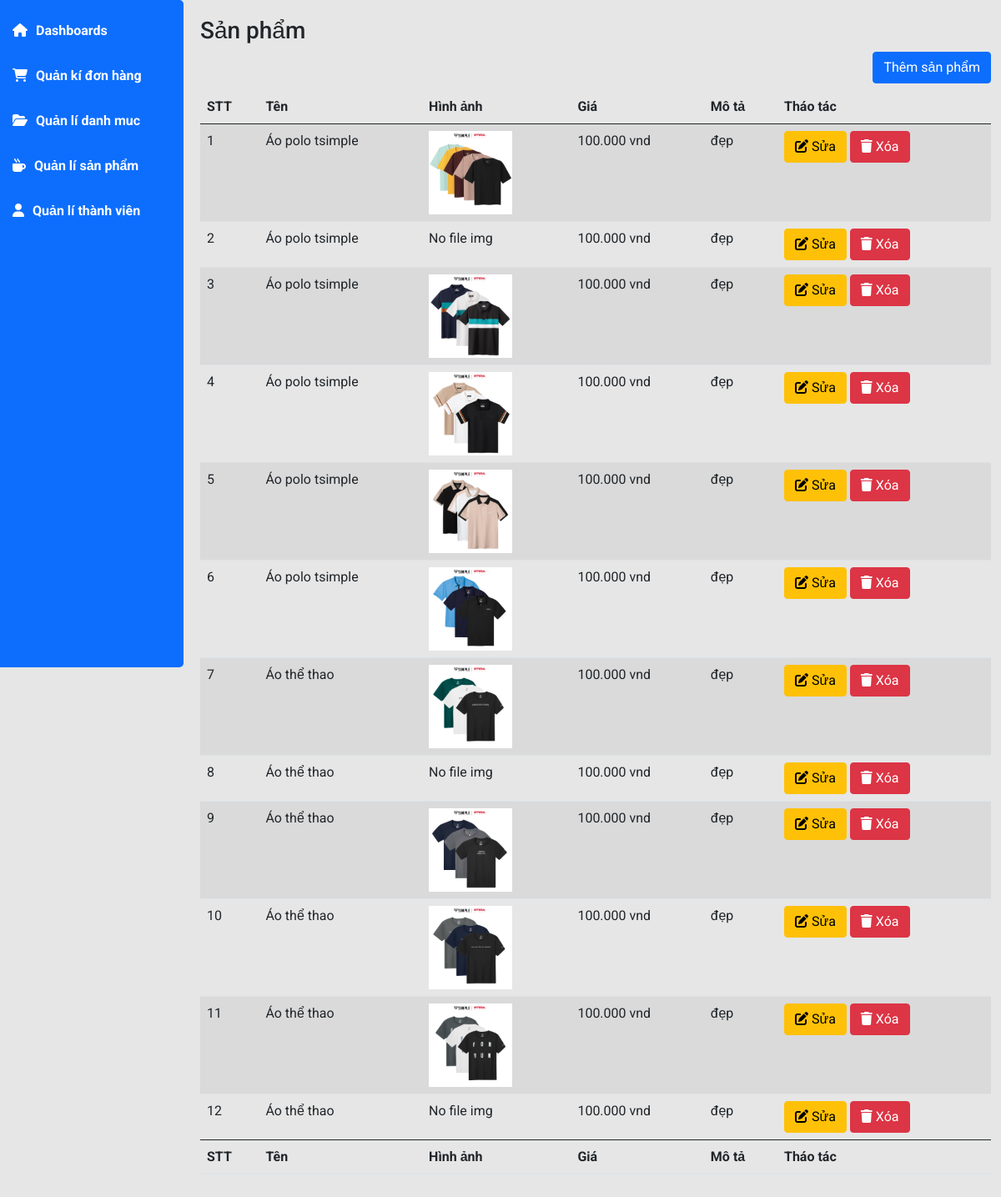
Page /admin/index.php?act=sanphamlist on the committed database.
### tables this page shows
CREATE TABLE `sanpham` (
  `id` int(11) NOT NULL,
  `name` varchar(255) NOT NULL,
  `img` varchar(255) NOT NULL,
  `price` varchar(255) NOT NULL,
  `mota` varchar(255) NOT NULL,
  `iddm` int(11) NOT NULL
);

### model/pdo.php (called while the page is built, shortened)
<?php
function pdo_get_connection(){
    $dburl = "mysql:host=localhost;dbname=duan1;charset=utf8";
    $username = 'root';
    $password = '';
    $conn = new PDO($dburl, $username, $password);
    $conn->setAttribute(PDO::ATTR_ERRMODE, PDO::ERRMODE_EXCEPTION);
    return $conn;
}
function pdo_query($sql){
    $sql_args = array_slice(func_get_args(), 1);
    try{
        $conn = pdo_get_connection();
        $stmt = $conn->prepare($sql);
        $stmt->execute($sql_args);
        $rows = $stmt->fetchAll();
        return $rows;
    }
    catch(PDOException $e){
        throw $e;
    }
    finally{
        unset($conn);
    }
}

### model/sanpham.php (called while the page is built, shortened)
<?php
function loadall_sanpham1($keyw="",$iddm=0){
    $sql="select * from sanpham where 1";
    $sql.=" order by id desc";
    $listsanpham=pdo_query($sql);
    return  $listsanpham;
}

### admin/view/sanphamlist.php (the view, shortened to what this page needs)
<div class="main-content">
    <h3 class="title-page">Sản phẩm</h3>
    <div class="d-flex justify-content-end">
        <a href="index.php?act=sanphamadd" class="btn btn-primary mb-2"
        >Thêm sản phẩm</a
        >
    </div>
    <table id="example" class="table table-striped" style="width: 100%">
        <thead>
        <tr>
            <th>STT</th>
            <th>Tên</th>
            <th>Hình ảnh</th>
            <th>Giá</th>
            <th>Mô tả</th>
            <th>Tháo tác</th>
        </tr>
        </thead>
        <tbody>
         <?php
         $i=1;
         foreach ($sanphamlist as $sanpham){
             extract($sanpham);
             $hinhpath="../img/" .$img;
             if(is_file($hinhpath)){
                 $hinhpath="<img src ='".$hinhpath."' width='100px' height='100px'";
             }else{
                 $hinhpath="No file img";
             }
             echo '  <tr>
            <td>'.$i.'</td>
            <td>'.$name.'</td>
            <td>'.$hinhpath.'</td>
            <td>'.$price.'</td>
            <td>'.$mota.'</td>
            <td>
                <a href="#" class="btn btn-warning"
                ><i class="fa-solid fa-pen-to-square"></i> Sửa</a
                >
                <a href="#" class="btn btn-danger"
                ><i class="fa-solid fa-trash"></i> Xóa</a
                >
            </td>
        </tr>';
             $i++;
         }
         ?>
        </tbody>
        <tfoot>
        <tr>
            <th>STT</th>
            <th>Tên</th>
            <th>Hình ảnh</th>
            <th>Giá</th>
            <th>Mô tả</th>
            <th>Tháo tác</th>
        </tr>
        </tfoot>
    </table>
</div>
</div>
</div>

### admin/view/header.php (shortened to what this page needs)
<!DOCTYPE html>
<html lang="en">
<head>
    <link href="https://cdn.jsdelivr.net/npm/bootstrap@5.0.2/dist/css/bootstrap.min.css" rel="stylesheet"
>
    <link rel="stylesheet" href="layout/assets/css/main.css">
</head>
<body>
    <div class="container-fluid main-page">
        <div class="app-main">
            <nav class="sidebar bg-primary">
                <ul>
                    <li>
                        <a href="index.php"><i class="fa-solid fa-house ico-side"></i>Dashboards</a>
                    </li>
                    <li>
                        <a href="../layout/order.html"><i class="fa-solid fa-cart-shopping ico-side"></i>Quản kí đơn hàng</a>
                    </li>
                    <li>
                        <a href="../layout/caterogies.html"><i class="fa-solid fa-folder-open ico-side"></i>Quản lí danh muc</a>
                    </li>
                    <li>
                        <a href="index.php?act=sanphamlist"><i class="fa-solid fa-mug-hot ico-side"></i>Quản lí sản phẩm</a>
                    </li>
                    <li>
                        <a href="../layout/user.html"><i class="fa-solid fa-user ico-side"></i>Quản lí thành viên</a>
                    </li>
                </ul>
            </nav>

### admin/index.php (shortened to what this page needs)
<?php
include "../model/pdo.php";
include "../model/sanpham.php";
include "view/header.php";
if (isset($_GET['act'])) {
    $act = $_GET['act'];
    switch ($act) {
        case'sanphamlist':
            $sanphamlist = loadall_sanpham1("",0);
            include "view/sanphamlist.php";
            break;
    }
}else{
    include "view/home.php";
}
    include "view/footer.php";
?>

### admin/view/footer.php
</body>
</html>

### admin/layout/assets/css/main.css (style rules this page uses)
* { padding: 0; margin: 0; box-sizing: border-box; font-family: 'Roboto', sans-serif; }
body { background-color: #e6e6e6; }
.main-page { display: flex; position: relative; padding-left: 0 !important; }
.app-main { width: 100%; }
.sidebar { position: fixed; height: 100vh; width: 220px; padding: 10px 0px !important; font-weight: 700; border-radius: 0px 5px 5px 0px; z-index: 20; }
nav ul { padding: 0 !important; list-style: none; }
nav ul li { padding: 15px; }
nav ul li a { color: #fff; text-decoration: none; transition: ease-in-out .2s all; }
.ico-side { margin-right: 10px; }
.main-content { padding-left: 240px; padding-bottom: 20px; }
.main-content .title-page { padding-top: 20px; }

### rows in the picture
sanpham: name "Áo polo tsimple", img (picture), price "100.000 vnd", mota "đẹp"
sanpham: name "Áo polo tsimple", img "No file img", price "100.000 vnd", mota "đẹp"
sanpham: name "Áo polo tsimple", img (picture), price "100.000 vnd", mota "đẹp"
sanpham: name "Áo polo tsimple", img (picture), price "100.000 vnd", mota "đẹp"
sanpham: name "Áo polo tsimple", img (picture), price "100.000 vnd", mota "đẹp"
sanpham: name "Áo polo tsimple", img (picture), price "100.000 vnd", mota "đẹp"
sanpham: name "Áo thể thao", img (picture), price "100.000 vnd", mota "đẹp"
sanpham: name "Áo thể thao", img "No file img", price "100.000 vnd", mota "đẹp"
sanpham: name "Áo thể thao", img (picture), price "100.000 vnd", mota "đẹp"
sanpham: name "Áo thể thao", img (picture), price "100.000 vnd", mota "đẹp"
sanpham: name "Áo thể thao", img (picture), price "100.000 vnd", mota "đẹp"
sanpham: name "Áo thể thao", img "No file img", price "100.000 vnd", mota "đẹp"
